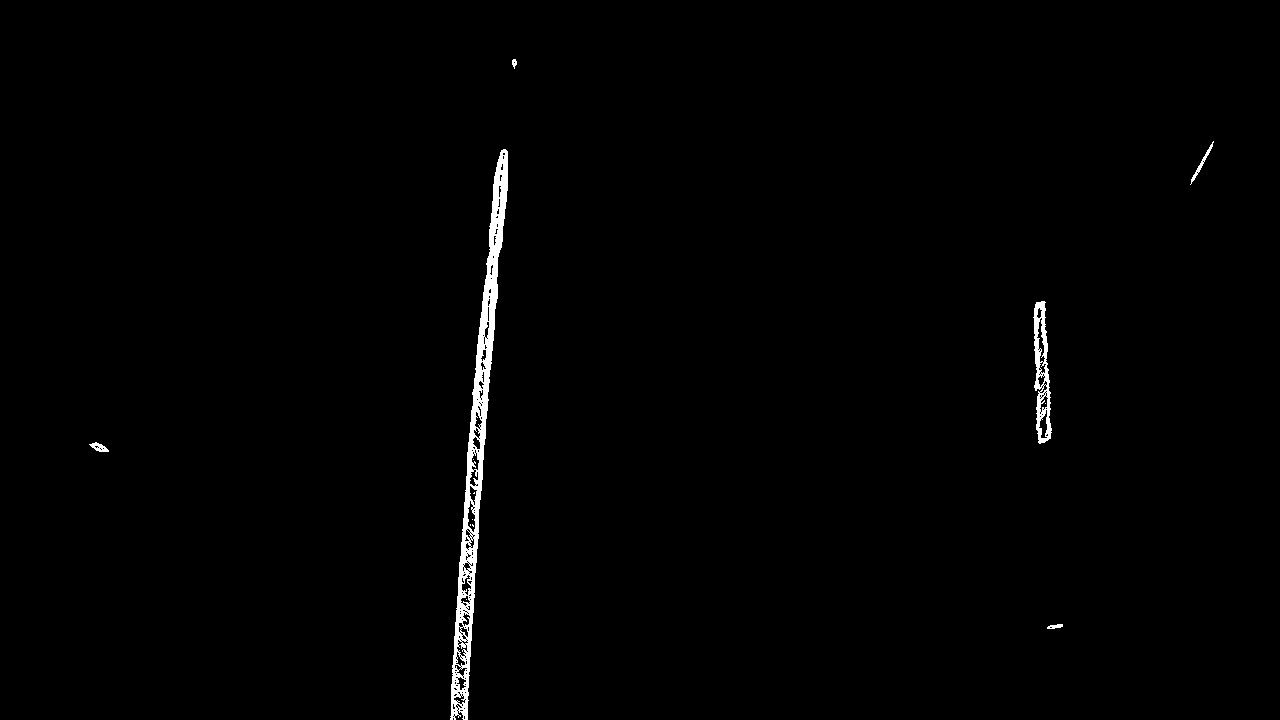
#> input picture output_images/0.jpg, 1280 x 720 px; its folder holds 4 pictures in this run
$ python histogram.py
#> lines starting #> are read from the running program, lines starting #| are printed output that depends on the picture; after the words box and inside, x2 and y2 are one past the last pixel; in counts of white or black regions, pixels touching at a corner belong together
#> (reads calibration.p from the repository)
### camera_calibration.py
import cv2
import glob
import pickle
import numpy as np
import matplotlib.pyplot as plt


CALIBRATION_IMAGES = glob.glob('camera_cal/*.jpg') # calibration images are stored in this dir

NX = 9 # number of chessboard corners in the X axis
NY = 6 # number of chessboard corners in the Y axis

# [4 lines left out: function grayscale_img, not called in this run]

def read_image(fname):
    ''' Reads image from a path. The returned image is in RGB colorspace. '''
#> called with fname = 'output_images/0.jpg'
    img = cv2.imread(fname)
#> img is the input picture: shape (720, 1280, 3); 0.95% white; 13 white regions (7 under 20 px), largest, box (x1, y1, x2, y2) and area: (450, 149, 508, 720) 7120, (1033, 301, 1052, 444) 1297, (1190, 141, 1214, 185) 136, (89, 442, 109, 452) 104, (1047, 624, 1063, 629) 54, (512, 59, 517, 69) 33
    img = cv2.cvtColor(img, cv2.COLOR_BGR2RGB)
    return img

# [47 lines left out: functions find_chessboard_corners, calibration_loop, calibrate_camera, save_calibration_results, not called in this run]

def load_calibration_results(filename='calibration.p'):
    ''' Loads calibration data saved at an earlier session
        (so that calibration doesn't need to be re-run) '''
    with open(filename, 'rb') as calibration_file:
        dist_pickle = pickle.load(calibration_file)

    camera_mtx = dist_pickle["mtx"]
    dist_coeff = dist_pickle["dist"]
    return camera_mtx, dist_coeff

camera_mtx, dist_coeff = load_calibration_results()

# [7 lines left out: function undistort_image, not called in this run]


# [15 lines that do not run on import are left out]
    #cv2.imshow('img',undistorted_image)
    #cv2.waitKey(25000)

### histogram.py
import glob

import numpy as np
import matplotlib.pyplot as plt

from camera_calibration import read_image

IMAGES = glob.glob('output_images/*')

if __name__ == '__main__':
    for image in IMAGES:
        img = read_image(image)
        histogram = np.sum(img[img.shape[0]//2:,:], axis=0)
#> histogram = 1280 rows, first 8: [0, 0, 0], [0, 0, 0], [0, 0, 0], [0, 0, 0], [0, 0, 0], [0, 0, 0], [0, 0, 0], [0, 0, 0]
        plt.plot(histogram)
        plt.show()
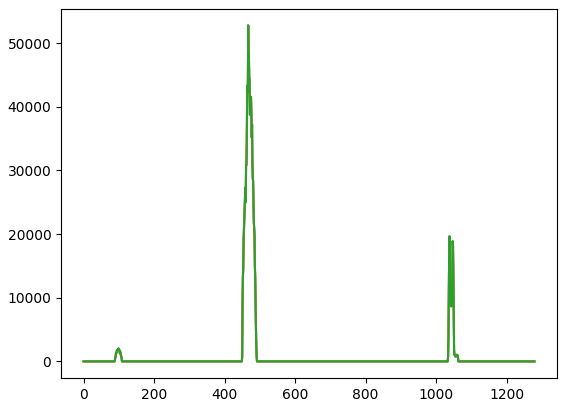
#> figure drawn by matplotlib, 1 panel; curve peaks at x = 467, y = 52785; curve peaks at x = 467, y = 52785; curve peaks at x = 467, y = 52785
#> pass 2 of the loop `for image in IMAGES:`:
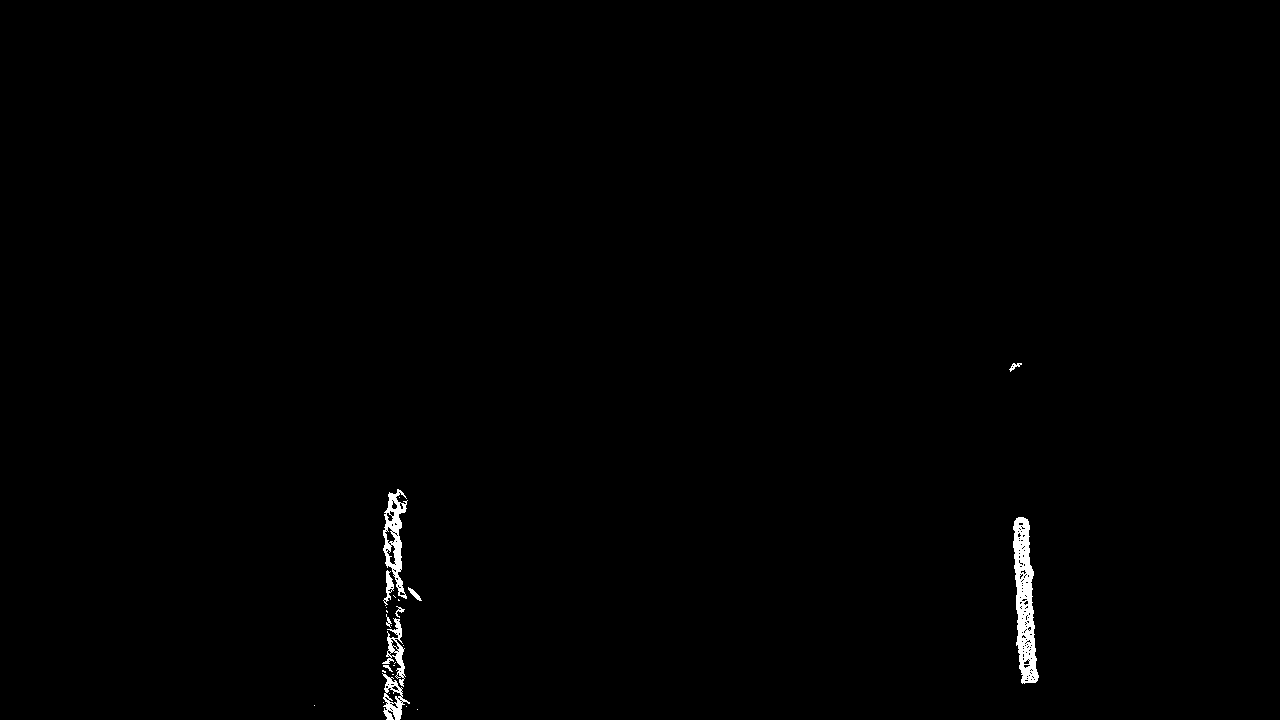
#> input picture output_images/1.jpg, 1280 x 720 px
#> in read_image, img is the input picture: shape (720, 1280, 3); 0.55% white; 26 white regions (16 under 20 px), largest, box (x1, y1, x2, y2) and area: (1013, 517, 1039, 684) 2476, (383, 489, 408, 599) 1126, (382, 673, 410, 720) 522
#> `plt.show()`:
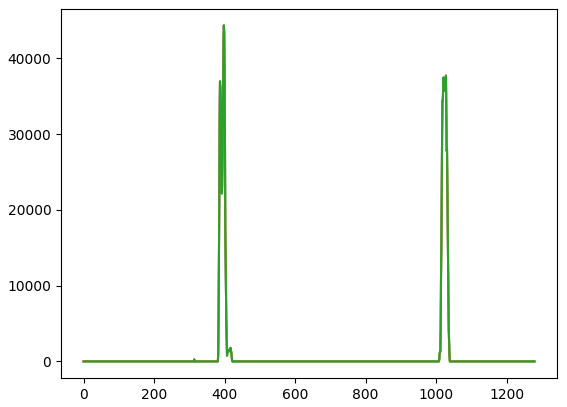
#> figure drawn by matplotlib, 1 panel; curve peaks at x = 398, y = 44370; curve peaks at x = 398, y = 44370; curve peaks at x = 398, y = 44370
#> pass 3 of the loop `for image in IMAGES:`:
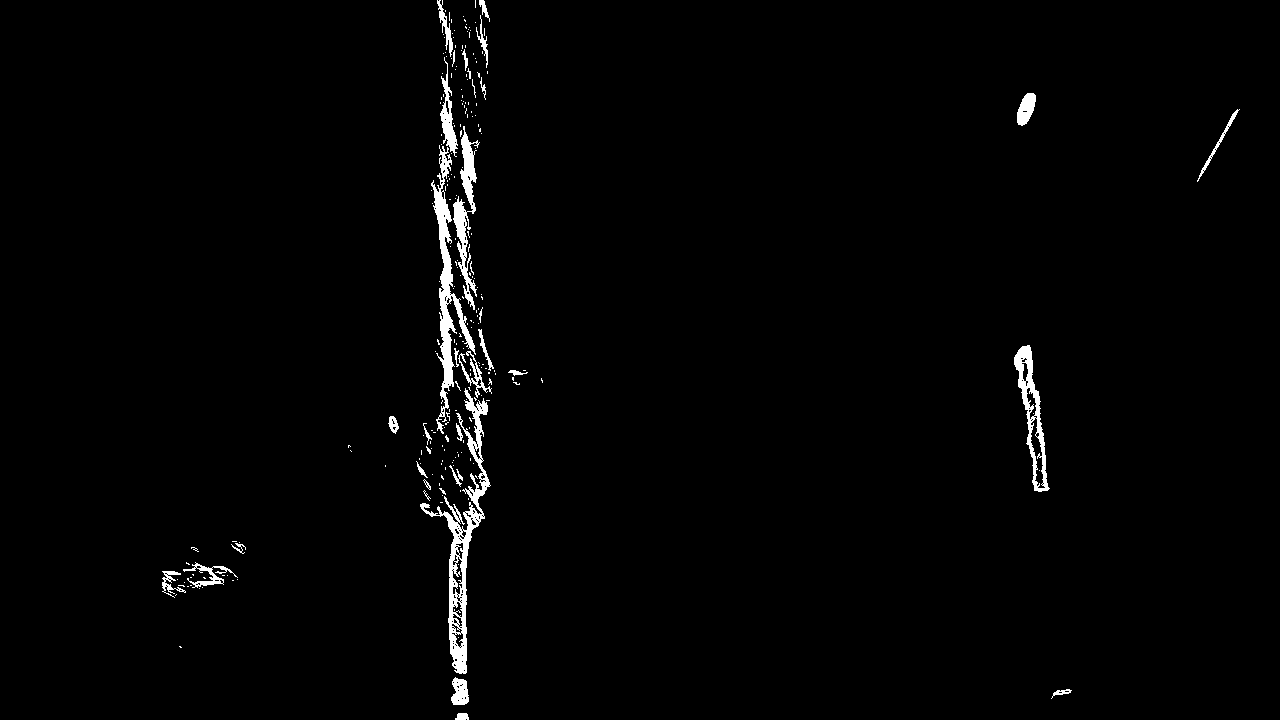
#> input picture output_images/2.jpg, 1280 x 720 px
#> in read_image, img is the input picture: shape (720, 1280, 3); 1.6% white; 240 white regions (208 under 20 px), largest, box (x1, y1, x2, y2) and area: (420, 388, 491, 674) 3662, (431, 145, 476, 434) 2795, (453, 126, 480, 310) 1617
#> `plt.show()`:
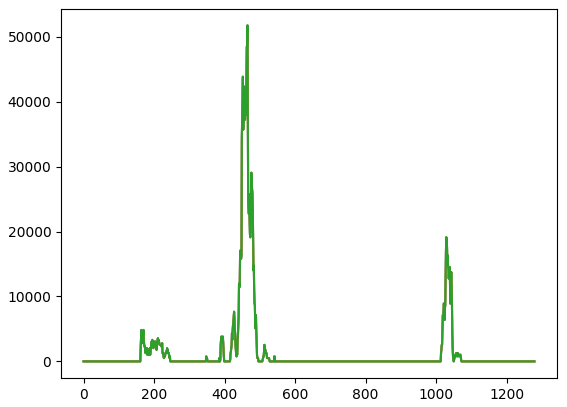
#> figure drawn by matplotlib, 1 panel; curve peaks at x = 465, y = 51765; curve peaks at x = 465, y = 51765; curve peaks at x = 465, y = 51765
#> the loop made 4 passes; the first 3 are shown
